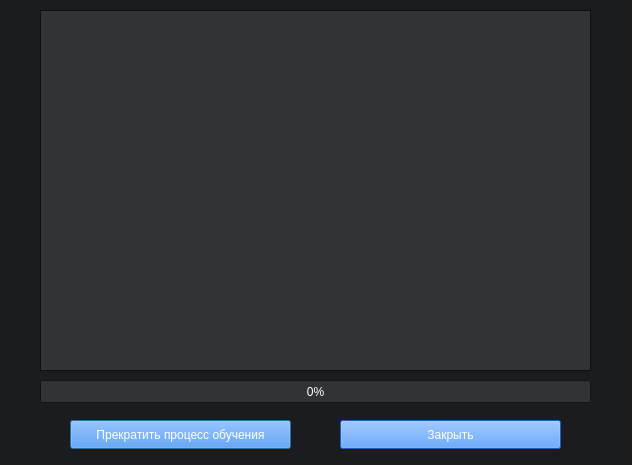
<?xml version="1.0" encoding="UTF-8"?>
<ui version="4.0">
 <class>Statuswindow</class>
 <widget class="QDialog" name="Statuswindow">
  <property name="geometry">
   <rect>
    <x>0</x>
    <y>0</y>
    <width>632</width>
    <height>465</height>
   </rect>
  </property>
  <property name="sizePolicy">
   <sizepolicy hsizetype="Fixed" vsizetype="Fixed">
    <horstretch>0</horstretch>
    <verstretch>0</verstretch>
   </sizepolicy>
  </property>
  <property name="palette">
   <palette>
    <active>
     <colorrole role="Base">
      <brush brushstyle="SolidPattern">
       <color alpha="255">
        <red>27</red>
        <green>28</green>
        <blue>31</blue>
       </color>
      </brush>
     </colorrole>
     <colorrole role="Window">
      <brush brushstyle="SolidPattern">
       <color alpha="255">
        <red>27</red>
        <green>28</green>
        <blue>31</blue>
       </color>
      </brush>
     </colorrole>
     <colorrole role="NoRole">
      <brush brushstyle="SolidPattern">
       <color alpha="255">
        <red>27</red>
        <green>28</green>
        <blue>31</blue>
       </color>
      </brush>
     </colorrole>
    </active>
    <inactive>
     <colorrole role="Base">
      <brush brushstyle="SolidPattern">
       <color alpha="255">
        <red>27</red>
        <green>28</green>
        <blue>31</blue>
       </color>
      </brush>
     </colorrole>
     <colorrole role="Window">
      <brush brushstyle="SolidPattern">
       <color alpha="255">
        <red>27</red>
        <green>28</green>
        <blue>31</blue>
       </color>
      </brush>
     </colorrole>
     <colorrole role="NoRole">
      <brush brushstyle="SolidPattern">
       <color alpha="255">
        <red>27</red>
        <green>28</green>
        <blue>31</blue>
       </color>
      </brush>
     </colorrole>
    </inactive>
    <disabled>
     <colorrole role="Base">
      <brush brushstyle="SolidPattern">
       <color alpha="255">
        <red>27</red>
        <green>28</green>
        <blue>31</blue>
       </color>
      </brush>
     </colorrole>
     <colorrole role="Window">
      <brush brushstyle="SolidPattern">
       <color alpha="255">
        <red>27</red>
        <green>28</green>
        <blue>31</blue>
       </color>
      </brush>
     </colorrole>
     <colorrole role="NoRole">
      <brush brushstyle="SolidPattern">
       <color alpha="255">
        <red>27</red>
        <green>28</green>
        <blue>31</blue>
       </color>
      </brush>
     </colorrole>
    </disabled>
   </palette>
  </property>
  <property name="windowTitle">
   <string>Обучение</string>
  </property>
  <widget class="QPushButton" name="terminateProcess">
   <property name="geometry">
    <rect>
     <x>70</x>
     <y>420</y>
     <width>221</width>
     <height>29</height>
    </rect>
   </property>
   <property name="palette">
    <palette>
     <active>
      <colorrole role="WindowText">
       <brush brushstyle="SolidPattern">
        <color alpha="255">
         <red>255</red>
         <green>255</green>
         <blue>255</blue>
        </color>
       </brush>
      </colorrole>
      <colorrole role="Button">
       <brush brushstyle="SolidPattern">
        <color alpha="255">
         <red>44</red>
         <green>134</green>
         <blue>255</blue>
        </color>
       </brush>
      </colorrole>
      <colorrole role="Text">
       <brush brushstyle="SolidPattern">
        <color alpha="255">
         <red>255</red>
         <green>255</green>
         <blue>255</blue>
        </color>
       </brush>
      </colorrole>
      <colorrole role="ButtonText">
       <brush brushstyle="SolidPattern">
        <color alpha="255">
         <red>255</red>
         <green>255</green>
         <blue>255</blue>
        </color>
       </brush>
      </colorrole>
      <colorrole role="PlaceholderText">
       <brush brushstyle="SolidPattern">
        <color alpha="128">
         <red>255</red>
         <green>255</green>
         <blue>255</blue>
        </color>
       </brush>
      </colorrole>
     </active>
     <inactive>
      <colorrole role="WindowText">
       <brush brushstyle="SolidPattern">
        <color alpha="255">
         <red>255</red>
         <green>255</green>
         <blue>255</blue>
        </color>
       </brush>
      </colorrole>
      <colorrole role="Button">
       <brush brushstyle="SolidPattern">
        <color alpha="255">
         <red>44</red>
         <green>134</green>
         <blue>255</blue>
        </color>
       </brush>
      </colorrole>
      <colorrole role="Text">
       <brush brushstyle="SolidPattern">
        <color alpha="255">
         <red>255</red>
         <green>255</green>
         <blue>255</blue>
        </color>
       </brush>
      </colorrole>
      <colorrole role="ButtonText">
       <brush brushstyle="SolidPattern">
        <color alpha="255">
         <red>255</red>
         <green>255</green>
         <blue>255</blue>
        </color>
       </brush>
      </colorrole>
      <colorrole role="PlaceholderText">
       <brush brushstyle="SolidPattern">
        <color alpha="128">
         <red>255</red>
         <green>255</green>
         <blue>255</blue>
        </color>
       </brush>
      </colorrole>
     </inactive>
     <disabled>
      <colorrole role="WindowText">
       <brush brushstyle="SolidPattern">
        <color alpha="255">
         <red>190</red>
         <green>190</green>
         <blue>190</blue>
        </color>
       </brush>
      </colorrole>
      <colorrole role="Button">
       <brush brushstyle="SolidPattern">
        <color alpha="255">
         <red>44</red>
         <green>134</green>
         <blue>255</blue>
        </color>
       </brush>
      </colorrole>
      <colorrole role="Text">
       <brush brushstyle="SolidPattern">
        <color alpha="255">
         <red>190</red>
         <green>190</green>
         <blue>190</blue>
        </color>
       </brush>
      </colorrole>
      <colorrole role="ButtonText">
       <brush brushstyle="SolidPattern">
        <color alpha="255">
         <red>190</red>
         <green>190</green>
         <blue>190</blue>
        </color>
       </brush>
      </colorrole>
      <colorrole role="PlaceholderText">
       <brush brushstyle="SolidPattern">
        <color alpha="128">
         <red>0</red>
         <green>0</green>
         <blue>0</blue>
        </color>
       </brush>
      </colorrole>
     </disabled>
    </palette>
   </property>
   <property name="text">
    <string>Прекратить процесс обучения</string>
   </property>
   <property name="styleSheet">
    <string notr="true">background-color: rgb(44, 134, 255);
color: rgb(255, 255, 255);</string>
    </property>
  </widget>
  <widget class="QProgressBar" name="progressBar">
   <property name="geometry">
    <rect>
     <x>40</x>
     <y>380</y>
     <width>551</width>
     <height>23</height>
    </rect>
   </property>
   <property name="palette">
    <palette>
     <active>
      <colorrole role="Text">
       <brush brushstyle="SolidPattern">
        <color alpha="255">
         <red>255</red>
         <green>255</green>
         <blue>255</blue>
        </color>
       </brush>
      </colorrole>
      <colorrole role="Base">
       <brush brushstyle="SolidPattern">
        <color alpha="255">
         <red>50</red>
         <green>51</green>
         <blue>54</blue>
        </color>
       </brush>
      </colorrole>
      <colorrole role="PlaceholderText">
       <brush brushstyle="SolidPattern">
        <color alpha="128">
         <red>255</red>
         <green>255</green>
         <blue>255</blue>
        </color>
       </brush>
      </colorrole>
     </active>
     <inactive>
      <colorrole role="Text">
       <brush brushstyle="SolidPattern">
        <color alpha="255">
         <red>255</red>
         <green>255</green>
         <blue>255</blue>
        </color>
       </brush>
      </colorrole>
      <colorrole role="Base">
       <brush brushstyle="SolidPattern">
        <color alpha="255">
         <red>50</red>
         <green>51</green>
         <blue>54</blue>
        </color>
       </brush>
      </colorrole>
      <colorrole role="PlaceholderText">
       <brush brushstyle="SolidPattern">
        <color alpha="128">
         <red>255</red>
         <green>255</green>
         <blue>255</blue>
        </color>
       </brush>
      </colorrole>
     </inactive>
     <disabled>
      <colorrole role="Text">
       <brush brushstyle="SolidPattern">
        <color alpha="255">
         <red>190</red>
         <green>190</green>
         <blue>190</blue>
        </color>
       </brush>
      </colorrole>
      <colorrole role="Base">
       <brush brushstyle="SolidPattern">
        <color alpha="255">
         <red>27</red>
         <green>28</green>
         <blue>31</blue>
        </color>
       </brush>
      </colorrole>
      <colorrole role="PlaceholderText">
       <brush brushstyle="SolidPattern">
        <color alpha="128">
         <red>0</red>
         <green>0</green>
         <blue>0</blue>
        </color>
       </brush>
      </colorrole>
     </disabled>
    </palette>
   </property>
   <property name="value">
    <number>0</number>
   </property>
  </widget>
  <widget class="QPlainTextEdit" name="trainStatusInfo">
   <property name="geometry">
    <rect>
     <x>40</x>
     <y>10</y>
     <width>551</width>
     <height>361</height>
    </rect>
   </property>
   <property name="palette">
    <palette>
     <active>
      <colorrole role="Text">
       <brush brushstyle="SolidPattern">
        <color alpha="255">
         <red>255</red>
         <green>255</green>
         <blue>255</blue>
        </color>
       </brush>
      </colorrole>
      <colorrole role="Base">
       <brush brushstyle="SolidPattern">
        <color alpha="255">
         <red>50</red>
         <green>51</green>
         <blue>54</blue>
        </color>
       </brush>
      </colorrole>
      <colorrole role="Window">
       <brush brushstyle="SolidPattern">
        <color alpha="255">
         <red>18</red>
         <green>19</green>
         <blue>22</blue>
        </color>
       </brush>
      </colorrole>
      <colorrole role="PlaceholderText">
       <brush brushstyle="SolidPattern">
        <color alpha="128">
         <red>255</red>
         <green>255</green>
         <blue>255</blue>
        </color>
       </brush>
      </colorrole>
     </active>
     <inactive>
      <colorrole role="Text">
       <brush brushstyle="SolidPattern">
        <color alpha="255">
         <red>255</red>
         <green>255</green>
         <blue>255</blue>
        </color>
       </brush>
      </colorrole>
      <colorrole role="Base">
       <brush brushstyle="SolidPattern">
        <color alpha="255">
         <red>50</red>
         <green>51</green>
         <blue>54</blue>
        </color>
       </brush>
      </colorrole>
      <colorrole role="Window">
       <brush brushstyle="SolidPattern">
        <color alpha="255">
         <red>18</red>
         <green>19</green>
         <blue>22</blue>
        </color>
       </brush>
      </colorrole>
      <colorrole role="PlaceholderText">
       <brush brushstyle="SolidPattern">
        <color alpha="128">
         <red>255</red>
         <green>255</green>
         <blue>255</blue>
        </color>
       </brush>
      </colorrole>
     </inactive>
     <disabled>
      <colorrole role="Text">
       <brush brushstyle="SolidPattern">
        <color alpha="255">
         <red>190</red>
         <green>190</green>
         <blue>190</blue>
        </color>
       </brush>
      </colorrole>
      <colorrole role="Base">
       <brush brushstyle="SolidPattern">
        <color alpha="255">
         <red>18</red>
         <green>19</green>
         <blue>22</blue>
        </color>
       </brush>
      </colorrole>
      <colorrole role="Window">
       <brush brushstyle="SolidPattern">
        <color alpha="255">
         <red>18</red>
         <green>19</green>
         <blue>22</blue>
        </color>
       </brush>
      </colorrole>
      <colorrole role="PlaceholderText">
       <brush brushstyle="SolidPattern">
        <color alpha="128">
         <red>0</red>
         <green>0</green>
         <blue>0</blue>
        </color>
       </brush>
      </colorrole>
     </disabled>
    </palette>
   </property>
   <property name="plainText">
    <string/>
   </property>
  </widget>
  <widget class="QPushButton" name="finishButton">
   <property name="geometry">
    <rect>
     <x>340</x>
     <y>420</y>
     <width>221</width>
     <height>29</height>
    </rect>
   </property>
   <property name="palette">
    <palette>
     <active>
      <colorrole role="WindowText">
       <brush brushstyle="SolidPattern">
        <color alpha="255">
         <red>255</red>
         <green>255</green>
         <blue>255</blue>
        </color>
       </brush>
      </colorrole>
      <colorrole role="Button">
       <brush brushstyle="SolidPattern">
        <color alpha="255">
         <red>44</red>
         <green>134</green>
         <blue>255</blue>
        </color>
       </brush>
      </colorrole>
      <colorrole role="Text">
       <brush brushstyle="SolidPattern">
        <color alpha="255">
         <red>255</red>
         <green>255</green>
         <blue>255</blue>
        </color>
       </brush>
      </colorrole>
      <colorrole role="ButtonText">
       <brush brushstyle="SolidPattern">
        <color alpha="255">
         <red>255</red>
         <green>255</green>
         <blue>255</blue>
        </color>
       </brush>
      </colorrole>
      <colorrole role="PlaceholderText">
       <brush brushstyle="SolidPattern">
        <color alpha="128">
         <red>255</red>
         <green>255</green>
         <blue>255</blue>
        </color>
       </brush>
      </colorrole>
     </active>
     <inactive>
      <colorrole role="WindowText">
       <brush brushstyle="SolidPattern">
        <color alpha="255">
         <red>255</red>
         <green>255</green>
         <blue>255</blue>
        </color>
       </brush>
      </colorrole>
      <colorrole role="Button">
       <brush brushstyle="SolidPattern">
        <color alpha="255">
         <red>44</red>
         <green>134</green>
         <blue>255</blue>
        </color>
       </brush>
      </colorrole>
      <colorrole role="Text">
       <brush brushstyle="SolidPattern">
        <color alpha="255">
         <red>255</red>
         <green>255</green>
         <blue>255</blue>
        </color>
       </brush>
      </colorrole>
      <colorrole role="ButtonText">
       <brush brushstyle="SolidPattern">
        <color alpha="255">
         <red>255</red>
         <green>255</green>
         <blue>255</blue>
        </color>
       </brush>
      </colorrole>
      <colorrole role="PlaceholderText">
       <brush brushstyle="SolidPattern">
        <color alpha="128">
         <red>255</red>
         <green>255</green>
         <blue>255</blue>
        </color>
       </brush>
      </colorrole>
     </inactive>
     <disabled>
      <colorrole role="WindowText">
       <brush brushstyle="SolidPattern">
        <color alpha="255">
         <red>190</red>
         <green>190</green>
         <blue>190</blue>
        </color>
       </brush>
      </colorrole>
      <colorrole role="Button">
       <brush brushstyle="SolidPattern">
        <color alpha="255">
         <red>44</red>
         <green>134</green>
         <blue>255</blue>
        </color>
       </brush>
      </colorrole>
      <colorrole role="Text">
       <brush brushstyle="SolidPattern">
        <color alpha="255">
         <red>190</red>
         <green>190</green>
         <blue>190</blue>
        </color>
       </brush>
      </colorrole>
      <colorrole role="ButtonText">
       <brush brushstyle="SolidPattern">
        <color alpha="255">
         <red>190</red>
         <green>190</green>
         <blue>190</blue>
        </color>
       </brush>
      </colorrole>
      <colorrole role="PlaceholderText">
       <brush brushstyle="SolidPattern">
        <color alpha="128">
         <red>0</red>
         <green>0</green>
         <blue>0</blue>
        </color>
       </brush>
      </colorrole>
     </disabled>
    </palette>
   </property>
   <property name="text">
    <string>Закрыть</string>
   </property>
   <property name="styleSheet">
    <string notr="true">background-color: rgb(44, 134, 255);
color: rgb(255, 255, 255);</string>
   </property>
   <property name="checkable">
    <bool>false</bool>
   </property>
  </widget>
 </widget>
 <resources/>
 <connections/>
</ui>
